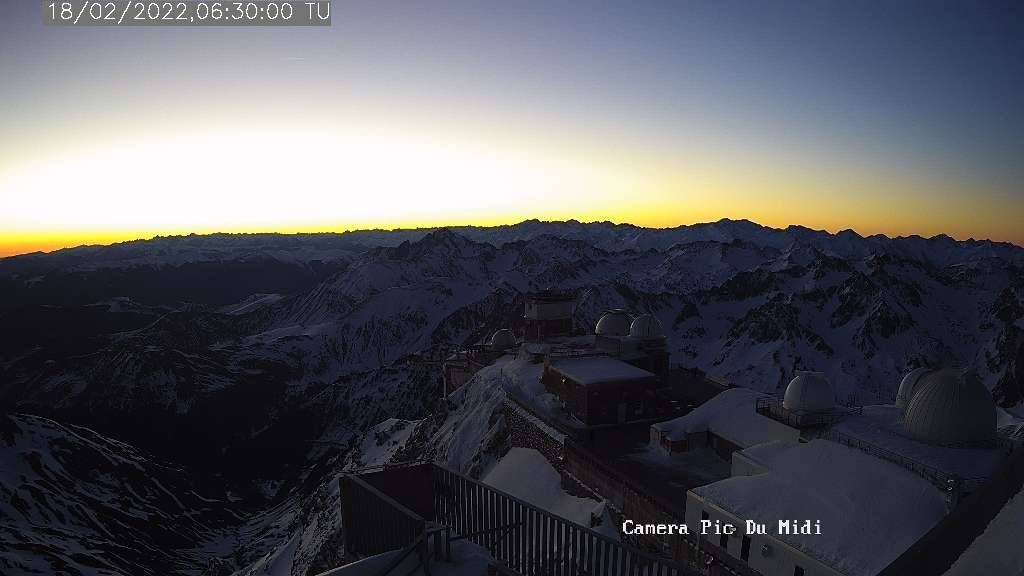
#> input picture images/Webcam_pdm_CLOUDINDEX_20220218_063000_L1a_v02_d.jpg, 1024 x 576 px; its folder holds only this picture in this run
$ python -i new_interface.py   (imports and definitions only)
#> lines starting #> are read from the running program, lines starting #| are printed output that depends on the picture
import tkinter as tk
import os
from tkinter import *
from tkinter import filedialog, messagebox
from PIL import Image, ImageTk
import pandas as pd
import csv
import matplotlib.pyplot as plt
from matplotlib.lines import Line2D
import re
from datetime import datetime, timedelta

images_chargees = []
images_a_modifier = []
images_a_enregistrer = set()
lst_images = []
output_csv = None
couleur = {'-1': 'white', '0': 'blue', '1': 'grey', '-1.0': 'white', '0.0': 'blue', '1.0': 'grey'}


# Fog state modification functions
def switch_to_brouillard(liste_images):
    update_image_colors(liste_images, '1.0')

def switch_to_not_brouillard(liste_images):
    update_image_colors(liste_images, '0.0')

def switch_to_indetermine(liste_images):
    update_image_colors(liste_images, '-1.0')

# [40 lines left out: functions update_image_colors, create_message_box, not called in this run]


def afficher_message(message):
    messagebox.showinfo("Information", message)


# [19 lines left out: functions afficher_graph, heure, not called in this run]


def formeLigne(valeur, couleur):
    return plt.vlines(valeur, ymin=-1, ymax=1, color=couleur, linewidth=3)

# [66 lines left out: function create_base_csv, not called in this run]

def creerGraphe(data, output_filename,output_dir):
    tabHeures = []
    tabBrouillard = []
    tabHeuresExact = []
    nbLignes = data.shape[0]
    date = data.iloc[0, 0]
    date = date.split(",")
    date = date[0]
    plt.figure(figsize=(15, 6))
    plt.xlabel(date)
    for i in range(nbLignes):
        h = datetime.strptime(heure(data.iloc[i, 0]), '%H:%M')
        hstring = heure(data.iloc[i, 0])
        minutes = h.minute
        if int(minutes) == 0:
            tabHeuresExact.append(hstring)
        tabHeures.append(hstring)

        indexFog = data.iloc[i, 1]
        tabBrouillard.append(indexFog)

    plt.plot(tabHeures, tabBrouillard, marker='o', color='black', linestyle='None')
    for i, valeur in enumerate(tabBrouillard):
        val_courante = tabHeures[i]
        if valeur == 1:
            formeLigne(val_courante, 'grey')
        elif valeur == 0:
            formeLigne(val_courante, 'blue')
        elif valeur == -1:
            formeLigne(val_courante, 'white')

    plt.title('Cloud index - Pic du Midi')
    legende_elements = [
        Line2D([0], [0], color='gray', linewidth=3, label='cloud'),
        Line2D([0], [0], color='blue', linewidth=3, label='no cloud'),
        Line2D([0], [0], color='white', linewidth=3, label='no data')
    ]
    plt.legend(handles=legende_elements, loc='center left', bbox_to_anchor=(1, 0.5))
    plt.yticks([])
    plt.xticks(tabHeuresExact)
    plt.ylim(-1, 1)
    plt.grid(False)
    output_path = os.path.join(os.path.abspath(output_dir),os.path.basename(output_filename)) #CREER FICHIER CSV VIDE AVEC ENTETE SI PAS DE CSV ASSOCIEES AU XIMAGES
    print(output_path)
    plt.savefig(output_path, format='jpg')
    plt.close()
    return afficher_graph(output_path)

# [123 lines left out: functions charger_image, mise_en_forme, copier_fichier, mise_en_forme_image, liste_date_brouillard, charger_csv and 2 more, not called in this run]


def destroy():
    for label in frame.winfo_children():
        label.destroy()


def images_meme_jour(nom_image, lst_image):
    jour = nom_image[22:30]
    return [(elem, -1) for elem in lst_image if elem[22:30] == jour]


# [179 lines left out: functions recuperer_csv_par_image, charger_images_button, add_to_ens, remove_from_ens, on_image_click, show_loading_screen and 5 more, not called in this run]

def on_scroll(event):
    canvas.yview_scroll(-1 * (event.delta // 120), "units")

def actualiser_canvas(event):
    canvas.configure(scrollregion=canvas.bbox("all"))

def show_context_menu(event):
    context_menu.post(event.x_root, event.y_root)


# [4 lines not run here, left out]

# [1 line that did not run here, left out]
# [1 line not run here, left out]

# [1 line that did not run here, left out]
# [1 line not run here, left out]


# [1 line that did not run here, left out]
# [1 line not run here, left out]

# [1 line that did not run here, left out]
# [1 line not run here, left out]

# [1 line that did not run here, left out]
# [4 lines not run here, left out]


# [1 line that did not run here, left out]
# [3 lines not run here, left out]

# [1 line that did not run here, left out]
# [1 line that did not run here, left out]
# [14 lines not run here, left out]

# [1 line that did not run here, left out]
# [4 lines not run here, left out]

# Création du menu contextuel
# [1 line that did not run here, left out]

# Créer un sous-menu pour "Fichier"
# [1 line that did not run here, left out]
# [12 lines not run here, left out]


# Créer un sous-menu pour "Éditer"
# [1 line that did not run here, left out]
# [9 lines not run here, left out]

>>> import cv2
>>> picture = cv2.imread('images/Webcam_pdm_CLOUDINDEX_20220218_063000_L1a_v02_d.jpg', cv2.IMREAD_GRAYSCALE)
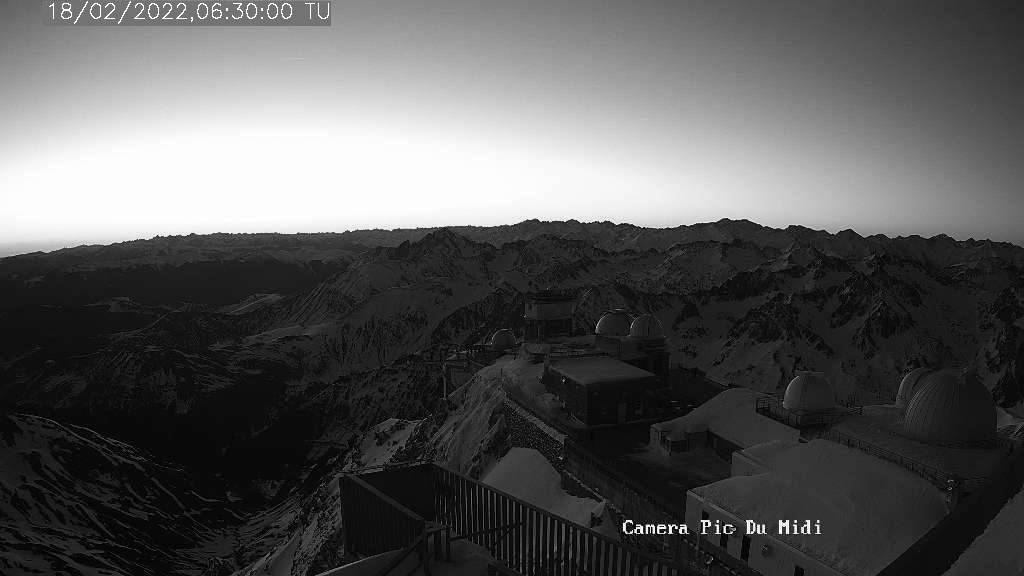
#> picture: shape (576, 1024); min 0, max 255, mean 89
>>> result = creerGraphe(picture, 'out.png', 'out1.png')
#> (the run stopped early here; a loop or call above may not have finished)
